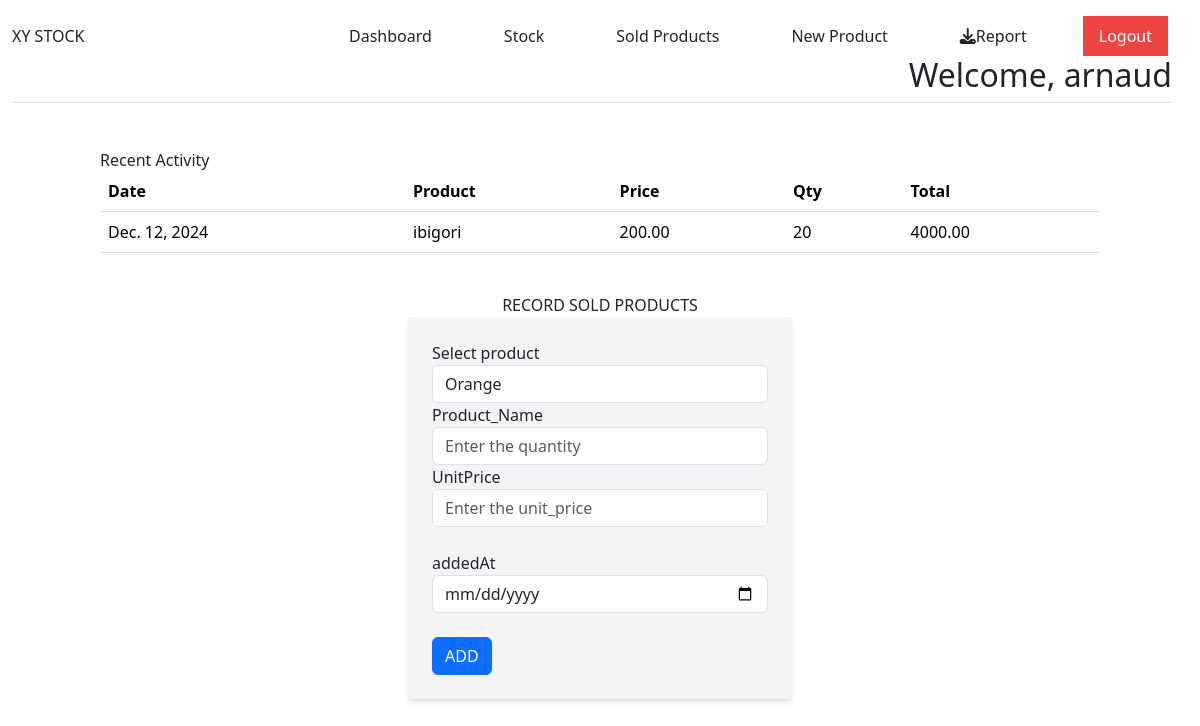
/stock_out/ (signed in), run on the app's committed database.
### shop/models.py (models this page shows, shortened)
class ProductOut(models.Model):
    product_id=models.OneToOneField("Product", on_delete=models.CASCADE)
    added_at=models.DateField( auto_now=False, auto_now_add=False)
    quantity=models.PositiveIntegerField()
    unit_price=models.DecimalField( max_digits=15, decimal_places=2)
    total_price=models.DecimalField(max_digits=255,decimal_places=2,blank=True,null=True)

class Product(models.Model):
    product_name=models.CharField(max_length=255)
    created_at=models.DateTimeField(auto_now_add=True)
    def __str__(self):
        return self.product_name

### shop/views.py (the view)
# urls.py: path('stock_out/',stock_out,name='stock_out'),
@login_required
def stock_out(request):
    return render(request,'stock_out.html')

### shop/context_processors.py (called while the page is built)
def user_data(request):
    user=request.user
    products_in_stock=ProductIn.objects.select_related('product_id').all()
    product=Product.objects.all()
    products_without_stock=Product.objects.exclude(
        id__in=ProductIn.objects.values_list("product_id",flat=True)
    )
    products_sold=ProductOut.objects.all()
    context={}
    if user.is_authenticated:
        context={
            'username':user.username,
            'email':user.email,
            'products':products_in_stock,
            'sold':products_sold,
            'product_names':product,
            'out_stock':products_without_stock
        }
    return context

### shop/templates/stock_out.html (shortened to what this page needs)
{% extends "base.html" %}
{% block content %}
<div class="container mt-4">
    <h2>Recent Activity</h2>
    <table class="table">
        <thead>
            <tr>
                <th>Date</th>
                <th>Product</th>
                <th>Price</th>
                <th>Qty</th>
                <th>Total</th>
            </tr>
        </thead>
        <tbody>
            {% for product in sold %}
            <tr>
                <td>{{ product.added_at }}</td>
                <td>{{ product.product_id.product_name }}</td>
                <td>{{ product.unit_price }}</td>
                <td>{{ product.quantity }}</td>
                <td>{{ product.total_price }}</td>
            </tr>
            {% endfor %}
        </tbody>
    </table>
    <div class="w-full my-10  flex flex-col  justify-center items-center">
        RECORD SOLD PRODUCTS
        <form class="w-96 shadow-md p-6 bg-gray-100" method="POST" action="{% url 'product_out' %}">
            <div class="form-group">
                <label for="select-product">Select product</label>
                <select name="product_id" class="form-control" id="select-product">
                    {% for product in product_names%}
                    <option value="{{product.id}}">{{product}}</option>
                    {%endfor%}
                </select>
                <label for="product_name">Product_Name</label>
                <input type="number" class="form-control" id="product_name" name="quantity"
                    aria-describedby="product_name" placeholder="Enter the quantity">
                <label for="unit_price">UnitPrice</label>
                <input type="number" class="form-control mb-4" id="unit_price" name="unit_price"
                    aria-describedby="unit_price" placeholder="Enter the unit_price">
                <label for="added_at">addedAt</label>
                <input type="date" class="form-control mb-4" id="added_at" name="added_at"
                    aria-describedby="added_at" placeholder="Enter the added time of the product">
                <button class="btn btn-primary" name="submit">ADD</button>
            </div>
        </form>
    </div>
</div>
{% endblock %}

### shop/templates/base.html (shortened to what this page needs)
<!DOCTYPE html>
<html lang="en">
<head>
    <link href="https://cdn.jsdelivr.net/npm/bootstrap@5.3.3/dist/css/bootstrap.min.css" rel="stylesheet"
>
    <script src="https://cdn.tailwindcss.com"></script>
    <link rel="stylesheet" href="https://cdnjs.cloudflare.com/ajax/libs/font-awesome/6.6.0/css/all.min.css"
 />
</head>
<body>
    <div class="container-fluid">
        <div class="row">
            <nav id="sidebar" class=" h-10 flex items-center mt-3 justify-between ">
                <div class="">
                    XY STOCK
                </div>
                <div class="position-sticky">
                    <ul class="flex space-x-10  mr-5">
                        {% if user.is_authenticated %}
                        <li class="nav-item px-3 py-2 ">
                            <a class="nav-link active" aria-current="page" href="{% url 'dashboard' %}">
                                 Dashboard
                            </a>
                        </li>
                        <li class="nav-item px-3 py-2 ">
                            <a class="nav-link" href="{% url 'stock' %}">
                                 Stock
                            </a>
                        </li>
                        <li class="nav-item px-3 py-2 ">
                            <a class="nav-link" href="{% url 'stock_out' %}">
                                 Sold Products
                            </a>
                        </li>
                        <li class="nav-item px-3 py-2 ">
                            <a class="nav-link" href="{% url 'add_product' %}">
                                 New Product
                            </a>
                        </li>
                        <li class="nav-item px-3 py-2 ">
                            <a class="nav-link" href="{% url 'report' %}">
                            <i class="fa-solid fa-download"></i>Report
                            </a>
                        </li>
                        <li class="nav-item px-3 py-2 bg-red-500 ">
                            <a class="nav-link  text-white" href="{% url 'logout' %}">
                                 Logout
                            </a>
                        </li>
                        {% endif %}
                    </ul>
                </div>
            </nav>
            <main class="">
                {% if user.is_authenticated %}
                <div
                    class="flex justify-end border-bottom mr-4 mb-5">
                    <h1 class="h2">Welcome, {{ username }}</h1>
                </div>
                {%else%}
                <div
                    class="flex justify-end border-bottom mr-4 mb-5">
                    <h1 class="h2">Welcome to XY STOCK</h1>
                </div>
                {%endif%}
                {% block content %}
                {% endblock %}
            </main>
        </div>
    </div>
</body>
</html>

### data on the page
ProductOut: added_at "Dec. 12, 2024", product_id.product_name "ibigori", unit_price "200.00", quantity "20", total_price "4000.00"

### other printed values
{{ username }} "arnaud"
form field product_id "Orange"
